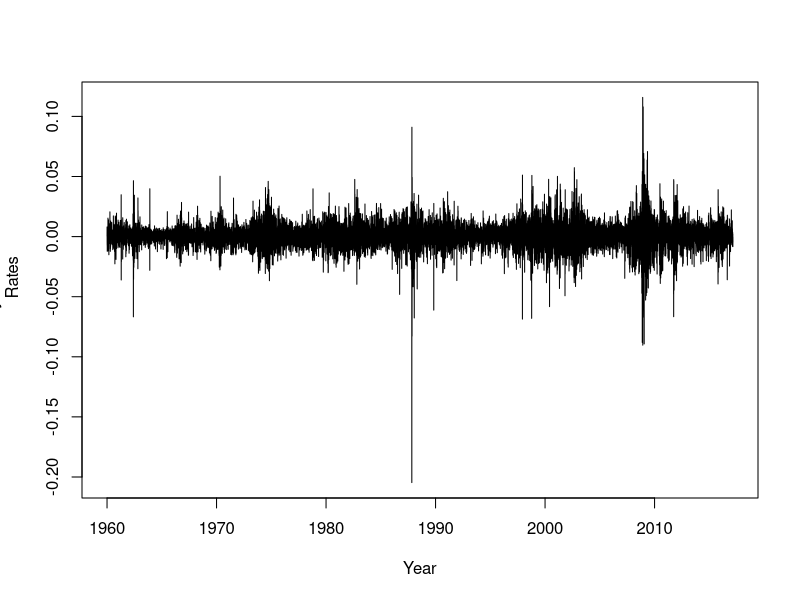
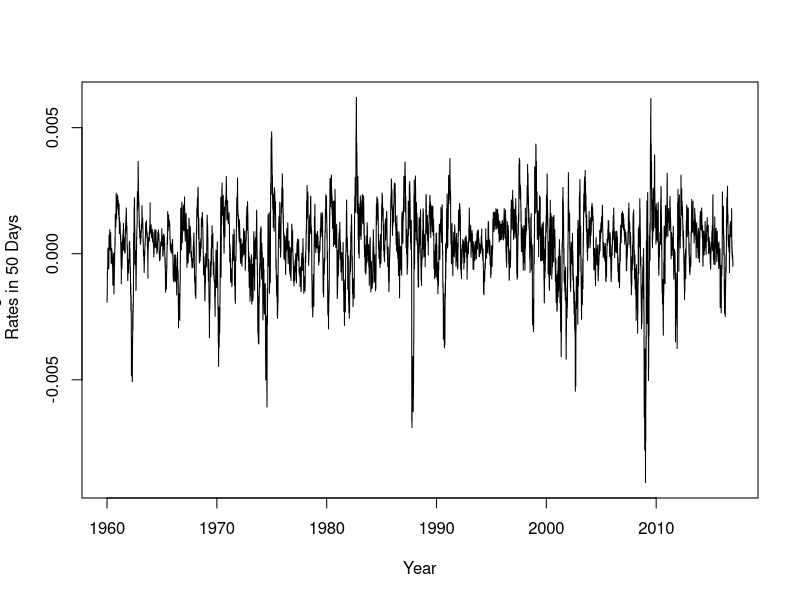

The R source for these figures, in order:
library(pracma)
sp = scan('sp500_31Dec59-30Dec16.txt')
sp_1 = sp[2:14349]
sp_c = (sp[2:14349] - sp[1:14348]) / sp[1:14348]
ts_sp_c = ts(sp_c, frequency = 251, start = 1960)
plot(ts_sp_c, xlab = 'Year', ylab = 'Daily Growth
     Rates')
avg_sp_c = movavg(x = sp_c, n = 50)
ts_avg_sp_c = ts(avg_sp_c[50:14298], frequency = 250,
                 start = 1960)
plot(ts_avg_sp_c, xlab = 'Year', ylab = 'Average Growth
     Rates in 50 Days')